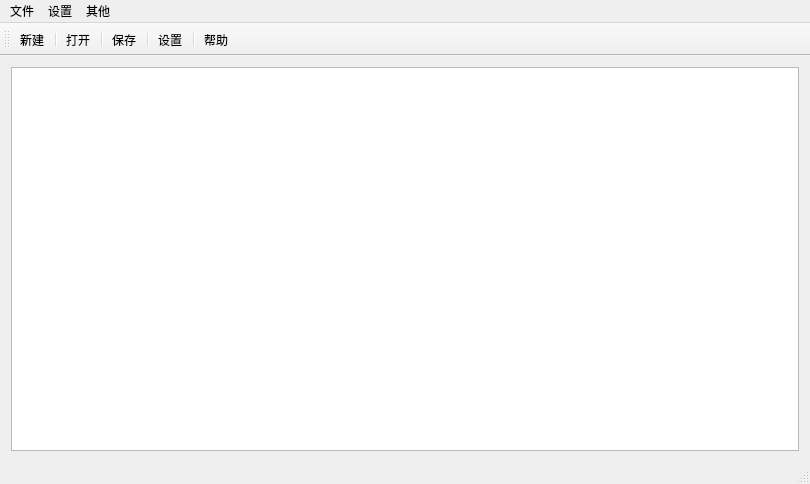
<?xml version="1.0" encoding="UTF-8"?>
<ui version="4.0">
 <class>MyMainWindowDemoClass</class>
 <widget class="QMainWindow" name="MyMainWindowDemoClass">
  <property name="geometry">
   <rect>
    <x>0</x>
    <y>0</y>
    <width>810</width>
    <height>484</height>
   </rect>
  </property>
  <property name="windowTitle">
   <string>MyMainWindowDemo</string>
  </property>
  <widget class="QWidget" name="centralWidget">
   <layout class="QVBoxLayout" name="verticalLayout">
    <item>
     <widget class="QPlainTextEdit" name="textContent"/>
    </item>
   </layout>
  </widget>
  <widget class="QMenuBar" name="menuBar">
   <property name="geometry">
    <rect>
     <x>0</x>
     <y>0</y>
     <width>810</width>
     <height>23</height>
    </rect>
   </property>
   <widget class="QMenu" name="menu">
    <property name="title">
     <string>文件</string>
    </property>
    <addaction name="actionNew"/>
    <addaction name="actionOpen"/>
    <addaction name="actionSave"/>
   </widget>
   <widget class="QMenu" name="menu_2">
    <property name="title">
     <string>设置</string>
    </property>
    <addaction name="actionSettings"/>
    <addaction name="actionHelp"/>
   </widget>
   <widget class="QMenu" name="menu_3">
    <property name="title">
     <string>其他</string>
    </property>
   </widget>
   <addaction name="menu"/>
   <addaction name="menu_2"/>
   <addaction name="menu_3"/>
  </widget>
  <widget class="QToolBar" name="mainToolBar">
   <attribute name="toolBarArea">
    <enum>TopToolBarArea</enum>
   </attribute>
   <attribute name="toolBarBreak">
    <bool>false</bool>
   </attribute>
   <addaction name="actionNew"/>
   <addaction name="separator"/>
   <addaction name="actionOpen"/>
   <addaction name="separator"/>
   <addaction name="actionSave"/>
   <addaction name="separator"/>
   <addaction name="actionSettings"/>
   <addaction name="separator"/>
   <addaction name="actionHelp"/>
  </widget>
  <widget class="QStatusBar" name="statusBar"/>
  <action name="actionNew">
   <property name="icon">
    <iconset resource="MyApplication.qrc">
     <normaloff>:/image/image/new_file.png</normaloff>:/image/image/new_file.png</iconset>
   </property>
   <property name="text">
    <string>新建</string>
   </property>
  </action>
  <action name="actionOpen">
   <property name="icon">
    <iconset resource="MyApplication.qrc">
     <normaloff>:/image/image/open_file.png</normaloff>:/image/image/open_file.png</iconset>
   </property>
   <property name="text">
    <string>打开</string>
   </property>
  </action>
  <action name="actionSave">
   <property name="icon">
    <iconset resource="MyApplication.qrc">
     <normaloff>:/image/image/sava_file.png</normaloff>:/image/image/sava_file.png</iconset>
   </property>
   <property name="text">
    <string>保存</string>
   </property>
  </action>
  <action name="actionSettings">
   <property name="icon">
    <iconset resource="MyApplication.qrc">
     <normaloff>:/image/image/icon_settings.png</normaloff>:/image/image/icon_settings.png</iconset>
   </property>
   <property name="text">
    <string>设置</string>
   </property>
  </action>
  <action name="actionHelp">
   <property name="icon">
    <iconset resource="MyApplication.qrc">
     <normaloff>:/image/image/help.png</normaloff>:/image/image/help.png</iconset>
   </property>
   <property name="text">
    <string>帮助</string>
   </property>
  </action>
 </widget>
 <layoutdefault spacing="6" margin="11"/>
 <resources>
  <include location="MyApplication.qrc"/>
 </resources>
 <connections/>
</ui>
